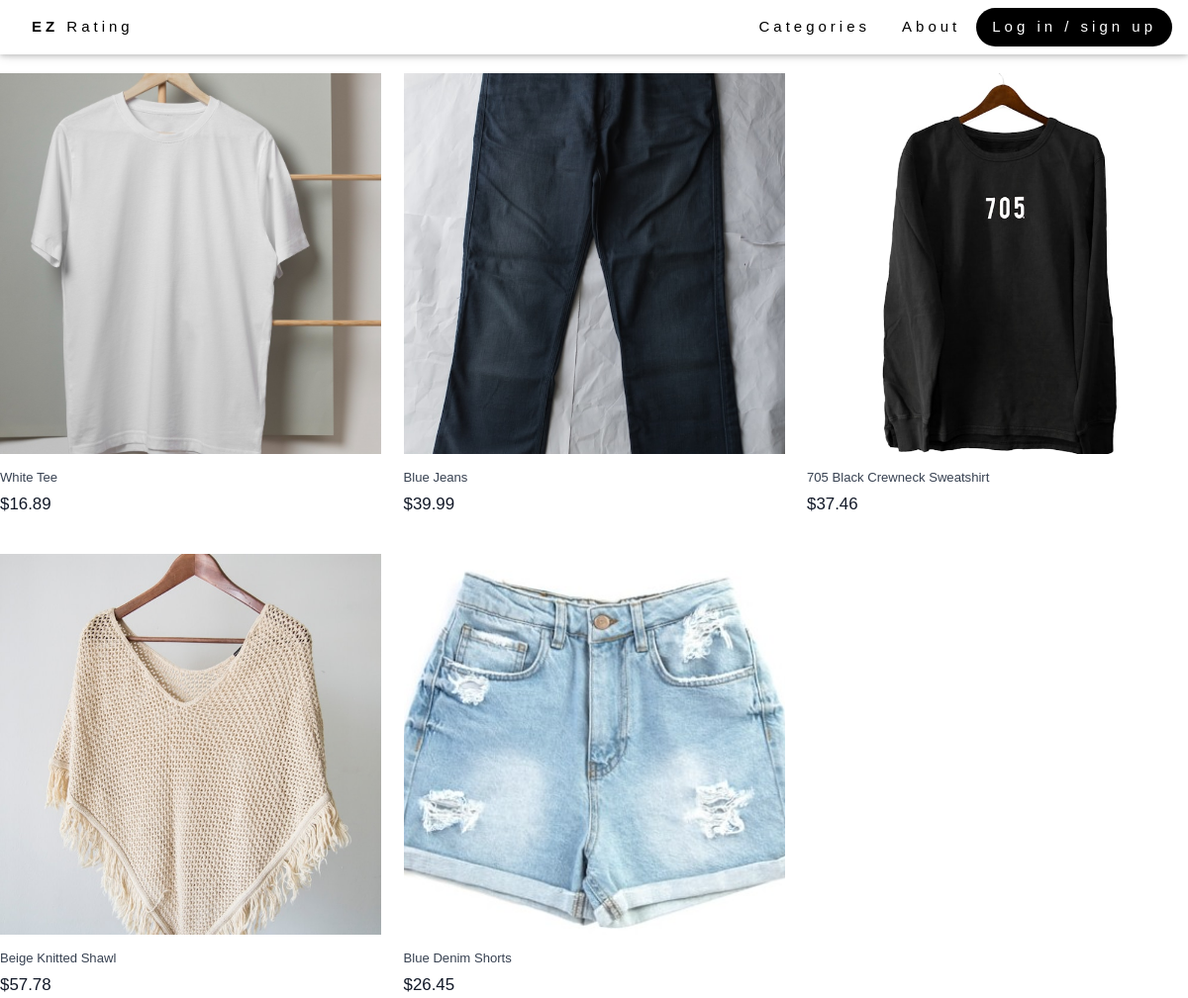
Page /product_page.php?tag=Fashion on the committed database.
### tables this page shows
CREATE TABLE [Product] (
    ProductID int,
    ProductName string,
    ProductImg VARBINARY(1000), 
    Tags string
, Stock INT(255), Price Decimal(10,2) CHECK (Price > 0), Rating int);

### scripts/product_controller.php (called while the page is built, shortened)
<?php
$db = new MyDB();
if (!function_exists('fetchAllProducts')) {
    function fetchAllProducts($db, $tag = null) {
        global $db;
        $query = "SELECT * FROM Product";
        if ($tag !== null) {
            $query .= " WHERE Tags = :tag";
        }
        $stmt = $db->prepare($query);
        if ($tag !== null) {
            $stmt->bindValue(':tag', $tag, SQLITE3_TEXT);
        }
        $results = $stmt->execute();
        $products = [];
        while ($row = $results->fetchArray(SQLITE3_ASSOC)) {
            $row['ProductImg'] = htmlspecialchars($row['ProductImg']);
            $row['ProductName'] = htmlspecialchars($row['ProductName']);
            $row['Price'] = htmlspecialchars($row['Price']);
            $row['ProductID'] = htmlspecialchars($row['ProductID']);
            $row['ProductUrl'] = "product_details_page.php?product_id=" . $row['ProductID'];
            array_push($products, $row);
        }
        return $products;
    }
}
$tag = isset($_GET['tag']) ? $_GET['tag'] : '';
if (isset($_GET['product_id'])) {
    $result = fetchProductDetailsAndComments($db, $_GET['product_id']);
    $productDetails = $result['details'];
    $comments = $result['comments'];
} elseif (isset($_GET['search'])) {
    $products = fetchProductsByName($db, $_GET['search']);
} elseif (!empty($tag)) {
    $products = fetchAllProducts($db, $tag);
} else {
    $products = fetchAllProducts($db);
}
?>

### product_page.php (the view, shortened to what this page needs)
<!DOCTYPE html>
<html lang="en">
<head>
    <link href="./output.css" rel="stylesheet">
    <link rel="stylesheet" href="./EZ Rating_files/w3.css">
</head>
<body>
<?php
        include 'scripts/navbar.php';
?>
<?php include './scripts/product_controller.php'; ?>
<div class="bg-white">
    <h1><?= htmlspecialchars($tag) ?></h1>
    <div class="grid grid-cols-1 gap-x-6 gap-y-10 sm:grid-cols-2 lg:grid-cols-3 xl:grid-cols-4 xl:gap-x-8">
        <?php foreach ($products as $product): ?>
            <div>
                <a href='<?php echo $product["ProductUrl"]; ?>'>
                    <div class='aspect-h-1 aspect-w-1 w-full overflow-hidden bg-gray-200 xl:aspect-h-8 xl:aspect-w-7'>
                        <img src='<?php echo $product["ProductImg"]; ?>' alt='Product Image' class='h-full w-full object-cover object-center group-hover:opacity-75'>
                    </div>
                    <div class='mt-4 text-sm text-gray-700'><?php echo $product["ProductName"]; ?></div>
                    <div class='mt-1 text-lg font-medium text-gray-900'>$<?php echo $product["Price"]; ?></div>
                </a>
            </div>
        <?php endforeach; ?>
    </div>
</div>
</body>
</html>

### EZ Rating_files/w3.css (style rules this page uses)
*,*:before,*:after { box-sizing:inherit }
html { -ms-text-size-adjust:100%;-webkit-text-size-adjust:100% }
body { margin:0 }
a { background-color:transparent }
img { border-style:none }
html,body { font-family:Verdana,sans-serif;font-size:15px;line-height:1.5 }
html { overflow-x:hidden }
h1 { font-size:36px }
h1,h2,h3,h4,h5,h6 { font-family:"Segoe UI",Arial,sans-serif;font-weight:400;margin:10px 0 }
img { vertical-align:middle }
a { color:inherit }

### rows in the picture
product: ProductImg (picture), ProductName "White Tee", Price "16.89"
product: ProductImg (picture), ProductName "Blue Jeans", Price "39.99"
product: ProductImg (picture), ProductName "705 Black Crewneck Sweatshirt", Price "37.46"
product: ProductImg (picture), ProductName "Beige Knitted Shawl", Price "57.78"
product: ProductImg (picture), ProductName "Blue Denim Shorts", Price "26.45"
